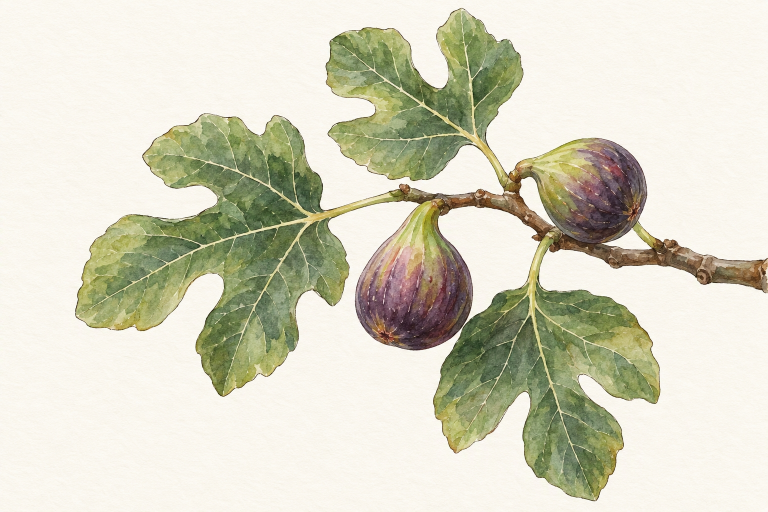
#> input picture assets/inbox/l2-fig-branch-v5.jpg, 1536 x 1024 px (shown at 1/2 size)
$ python v17_props_v5.py
#> lines starting #> are read from the running program, lines starting #| are printed output that depends on the picture; after the words box and inside, x2 and y2 are one past the last pixel; in counts of white or black regions, pixels touching at a corner belong together
#> in build, im is the input picture: PIL image 1536x1024 RGB; mean R, G, B 213.6, 212.2, 193
#!/usr/bin/env python3
"""Cut, tone and export the Copilot v5 and v6 props for the information page (2026-11-14).

owner: Tomas | review date: 2026-11-28
canonical path: projects/wedding-invite/comps/art/v17_props_v5.py
rollback: rm projects/wedding-invite/comps/art/v17_props_v5.py and its outputs in
comps/art/v17/ (fig-branch, wild-carrot, pebbles, fly-agaric, bee, peppers, lavender-l,
olive-twig-l .webp)

Usage: .venv/bin/python -I comps/art/v17_props_v5.py

Key (paper division, DESIGN-SPEC section 6): each painting lies on a flat paper or grey
ground. The ground is the median of the border; the picture is divided by it, so the
ground becomes white and a wash becomes its own transmittance p. Alpha is how far p is
from white (minus a small floor that drops paper grain), and the colour is un-mixed from
white, so soft wet edges stay soft and no paper film is left round the forms. Then: small
specks (soil crumbs) dropped, noise smoothed, saturation toned, blacks lifted to the page
ink, trimmed, resized to 2.3x to 3x the largest display width, WebP with a lossy alpha.

2026-11-14, Dolce Vita review (rsvp/comps/REVIEW-DOLCE-VITA.md): the pieces were cut for 5u to 26u
and read as stickers; they are re-exported for the new prop scale (the PIECES comment;
u = min(100vw, 440px) / 100). lavender-l and olive-twig-l are the face's own mattes
(assets/cutouts/), only resized, for the page foot and the RSVP head; the face keeps its own
smaller copies, so the first load is unchanged.
"""

import os

import cv2
import numpy as np
from PIL import Image, ImageEnhance

HERE = os.path.dirname(os.path.abspath(__file__))
INBOX = os.path.join(HERE, "..", "..", "assets", "inbox")
OUT = os.path.join(HERE, "v17")

# out name: (source, width px, saturation, mirror, speck area floor at full size)
# width: 2.4x to 2.8x the largest display (u at 440 px = 4.4 px), about 3x on a 390 phone:
# fig 64u, carrot 24u, fly agarics 30u, pebbles 30u, bee 12u, peppers 20u
PIECES = {
    "fig-branch": ("l2-fig-branch-v5.jpg", 640, 0.82, False, 400),
    "wild-carrot": ("f3-wild-carrot-v5.jpg", 300, 0.9, False, 120),
    "pebbles": ("r2-pebbles-v5.png", 330, 0.78, False, 400),
    "fly-agaric": ("m5-fly-agaric-v6.jpg", 340, 0.54, False, 700),
    "bee": ("b1-bee-v6.jpg", 150, 0.75, False, 700),
    "peppers": ("p1-peppers-v6.jpg", 230, 0.6, False, 700),
}
# WebP colour quality 82; the alpha is lossy at 70 (soft watercolour edges hide it), which
# halves the weight of the large pieces and keeps every piece at or under 50 KB
QUALITY, ALPHA_Q = 82, 70
# already matted art (the face's own), resized only: out name: (path under assets/, width px)
RESIZED = {
    "lavender-l": ("cutouts/lavender-cut.webp", 260),
    "olive-twig-l": ("cutouts/olive-twig-trailing-cut.webp", 150),
}
FLOOR, GAIN = 0.05, 1.7


def key(rgb):
    rgb = rgb.astype(np.float32)
    b = np.concatenate(
        [
            rgb[:12].reshape(-1, 3),
            rgb[-12:].reshape(-1, 3),
            rgb[:, :12].reshape(-1, 3),
            rgb[:, -12:].reshape(-1, 3),
        ]
    )
    ground = np.median(b, 0)
#> ground = [250, 247, 239]
    p = np.clip(rgb / ground, 0, 1)
    dark = 1 - p.min(-1)
    a = np.clip((dark - FLOOR) * GAIN / (1 - FLOOR), 0, 1)
    c = 1 - (1 - p) / np.maximum(a, 1e-3)[..., None]
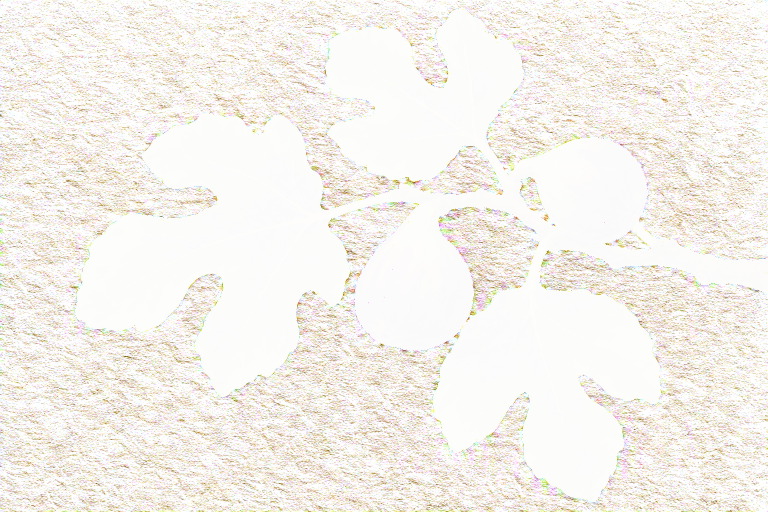
#> c: shape (1024, 1536, 3) float32 (shown at 1/2 size); mean R, G, B -0.839, -1.52, -2.56; drawn with min black and max white
    c = np.clip(c, 0, 1) * 255
    return c, a


def despeck(a, floor):
#> called with floor = 400
    n, lab, st, _ = cv2.connectedComponentsWithStats(np.uint8(a > 0.12))
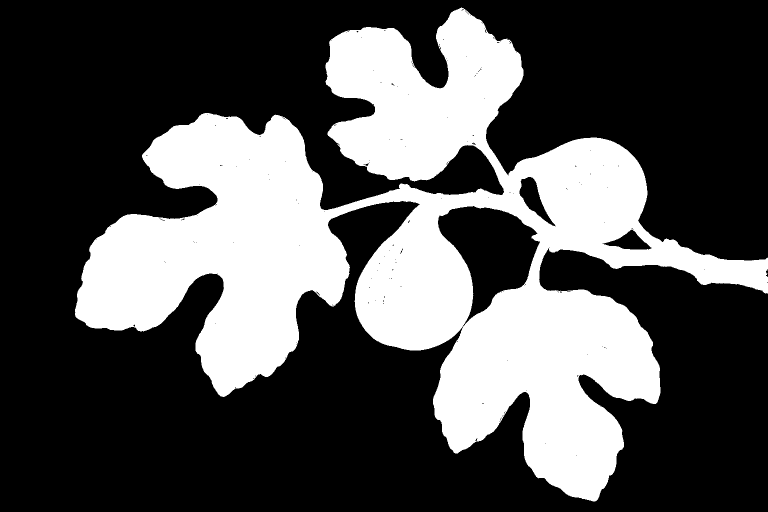
#> lab: shape (1024, 1536) int32 (shown at 1/2 size); values 0 (black) and 1 (white), 32.1% white; 1 white region, box (x1, y1, x2, y2) and area: (150, 15, 1536, 1003) 505168
#> n = 2; st = [[0, 0, 1536, 1024, 1067696], [150, 15, 1386, 988, 505168]]
    keep = np.zeros(n, bool)
#> keep = [False, False]
    keep[1:] = st[1:, cv2.CC_STAT_AREA] >= floor
    mask = cv2.dilate(np.uint8(keep[lab]), np.ones((9, 9), np.uint8)).astype(bool)
#> mask: shape (1024, 1536) bool; 35.2% white; 1 white region, box (x1, y1, x2, y2) and area: (146, 11, 1536, 1007) 553004
    return np.where(mask, a, 0)


def build(name, src, width, sat, mirror, floor):
    im = Image.open(os.path.join(INBOX, src)).convert("RGB")
    c, a = key(np.asarray(im))
    a = despeck(a, floor)
    # paper grain belongs to the page, not the asset (DESIGN-SPEC section 3)
    c = cv2.fastNlMeansDenoisingColored(np.uint8(c), None, 7, 7, 7, 21)
    rgb = Image.fromarray(c)
    rgb = ImageEnhance.Color(rgb).enhance(sat)
#> rgb: PIL image 1536x1024 RGB
    arr = np.asarray(rgb, np.float32)
    # lift the blacks: nothing darker than the page ink #3B2F25 (luminance about 48)
    lum = arr @ np.array([0.299, 0.587, 0.114], np.float32)
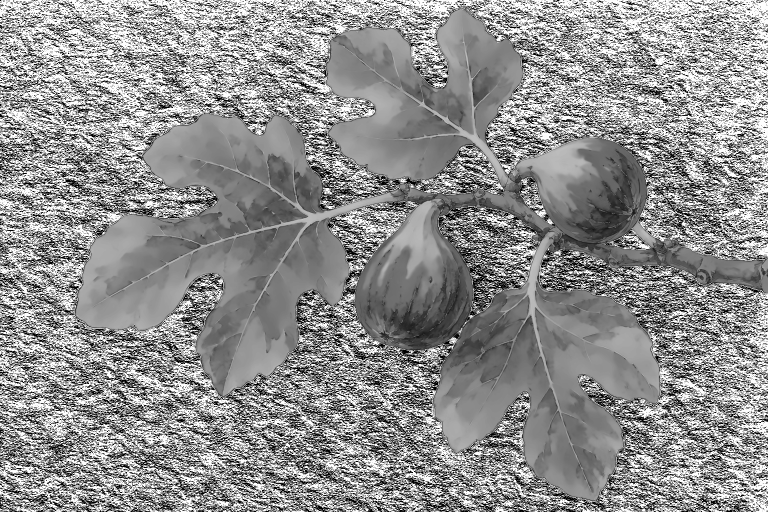
#> lum: shape (1024, 1536) float32 (shown at 1/2 size); min 0, max 254, mean 143.5
    lift = np.clip((48 - lum) / 48, 0, 1)[..., None]
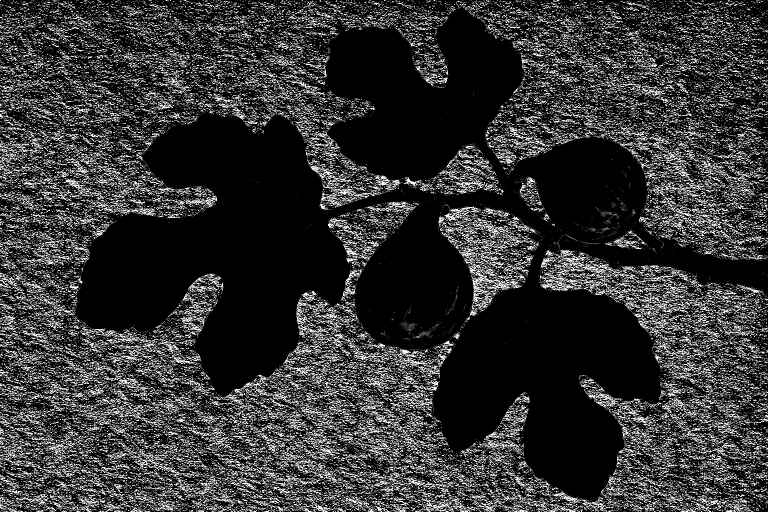
#> lift: shape (1024, 1536, 1) float32 (shown at 1/2 size); min 0, max 1, mean 0.2
    arr = arr * (1 - lift) + np.array([59, 47, 37], np.float32) * lift
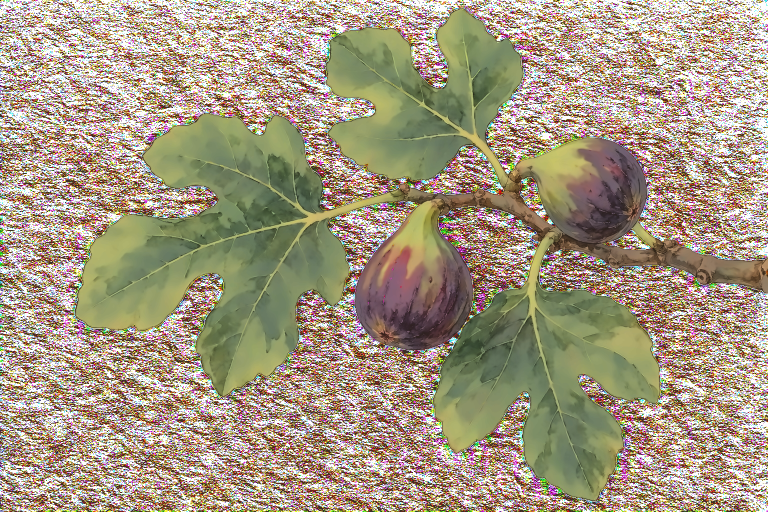
#> arr: shape (1024, 1536, 3) float32 (shown at 1/2 size); mean R, G, B 165.8, 152.4, 129.9
    out = Image.fromarray(np.uint8(np.clip(arr, 0, 255)))
    out.putalpha(Image.fromarray(np.uint8(a * 255)))
#> out: PIL image 1536x1024 RGBA
    ys, xs = np.nonzero(a > 0.03)
    out = out.crop((xs.min(), ys.min(), xs.max() + 1, ys.max() + 1))
#> out: PIL image 1386x988 RGBA
    if mirror:
        out = out.transpose(Image.FLIP_LEFT_RIGHT)
    h = round(out.height * width / out.width)
#> h = 456
    out = out.resize((width, h), Image.LANCZOS)
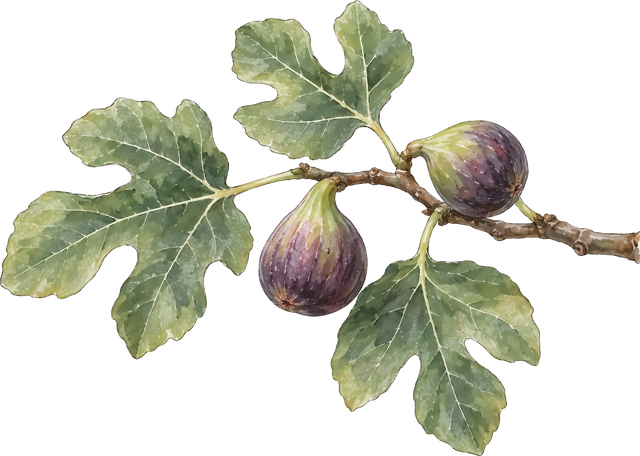
#> out: PIL image 640x456 RGBA; mean R, G, B, A 48.9, 50.2, 35.3, 84; transparent parts drawn white
    path = os.path.join(OUT, name + ".webp")
    out.save(path, "WEBP", quality=QUALITY, alpha_quality=ALPHA_Q, method=6)
    hsv = np.asarray(out.convert("RGB").convert("HSV"), np.float32)[..., 1] / 255
    al = np.asarray(out.getchannel("A")) > 128
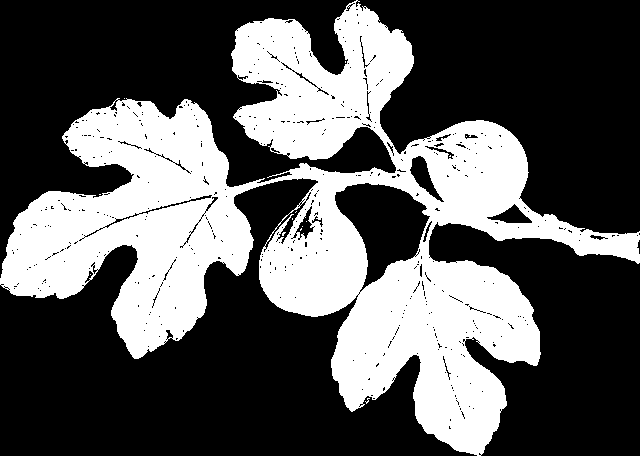
#> al: shape (456, 640) bool; 35.6% white; 14 white regions (13 under 20 px), largest, box (x1, y1, x2, y2) and area: (0, 0, 640, 456) 103729
    kb = os.path.getsize(path) // 1024
    print(f"{name}: {width}x{h} {kb} KB, p95 sat {np.percentile(hsv[al], 95):.2f}")
#| fig-branch: 640x456 60 KB, p95 sat 0.44


def resized(name, rel, width):
    """A cut-out that is already matted and toned (the face's own art): trim, resize, WebP."""
    out = Image.open(os.path.join(INBOX, "..", rel)).convert("RGBA")
    ys, xs = np.nonzero(np.asarray(out.getchannel("A")) > 6)
    out = out.crop((xs.min(), ys.min(), xs.max() + 1, ys.max() + 1))
    h = round(out.height * width / out.width)
    out = out.resize((width, h), Image.LANCZOS)
    path = os.path.join(OUT, name + ".webp")
    out.save(path, "WEBP", quality=QUALITY, alpha_quality=ALPHA_Q, method=6)
    print(f"{name}: {width}x{h} {os.path.getsize(path) // 1024} KB (resized only)")


if __name__ == "__main__":
    os.makedirs(OUT, exist_ok=True)
    for n, spec in PIECES.items():
        build(n, *spec)
#> pass 2 of the loop `for n, spec in PIECES.items():`:
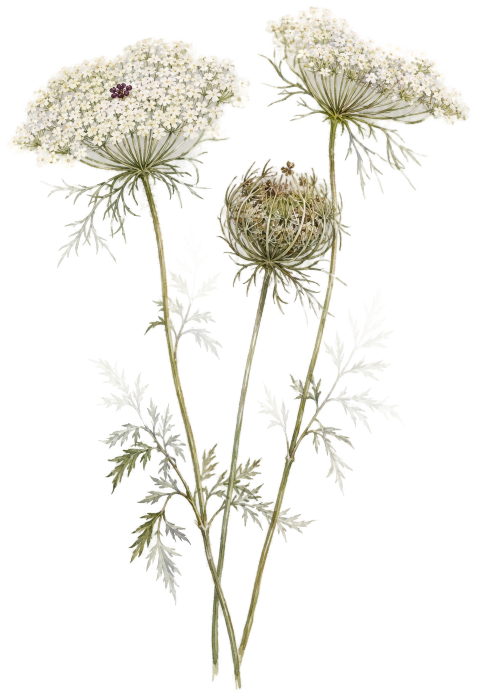
#> input picture assets/inbox/f3-wild-carrot-v5.webp, 953 x 1392 px, given in place of f3-wild-carrot-v5.jpg, which was not available (shown at 1/2 size)
#> in build (call 2), `im = Image.open(os.path.join(INBOX, src)).convert("RGB")`:
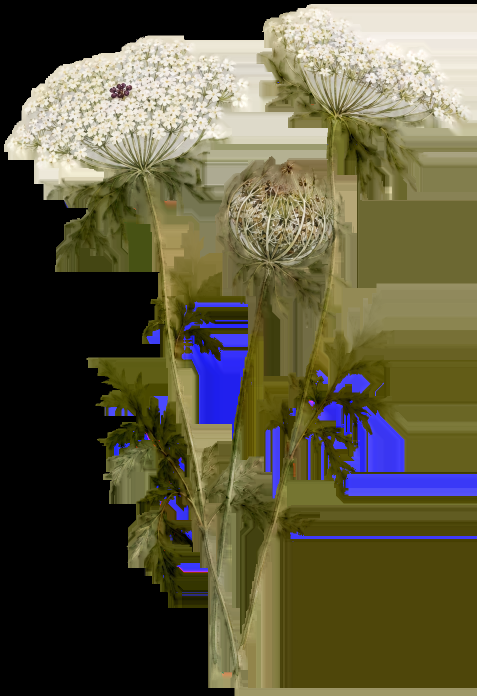
#> im: PIL image 953x1392 RGB (shown at 1/2 size); mean R, G, B 92.7, 88.6, 63.4
#> p: shape (1392, 953, 3) float32; 26.4% of the values are NaN or infinite; the others: min 1, max 1, mean 1
#> dark: shape (1392, 953) float32; 28.11% of the values are NaN or infinite; the others: min 0, max 0, mean 0
#> lab: shape (1392, 953) int32; every value is 0
#> mask: shape (1392, 953) bool; every value is 0
#> lum: shape (1392, 953) float32; values 0 (black) and 254 (white), 71.9% white; 801 black regions (690 under 20 px), largest, box (x1, y1, x2, y2) and area: (0, 0, 953, 1392) 345969, (604, 849, 953, 993) 3221, (356, 651, 496, 722) 2468
#> in build (call 2), `arr = arr * (1 - lift) + np.array([59, 47, 37], np.float32) * lift`:
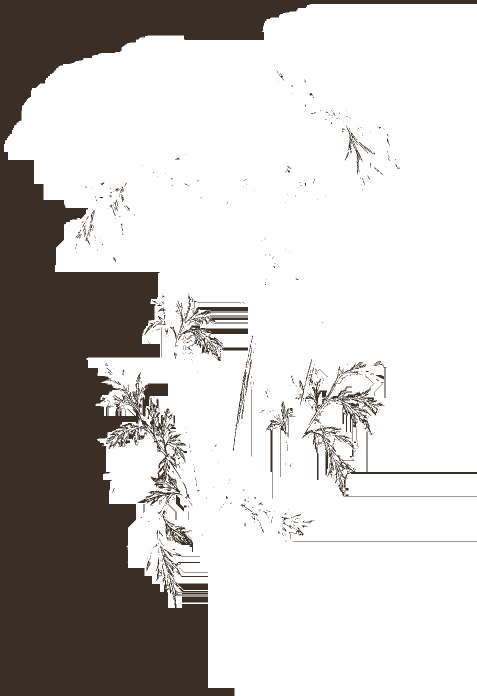
#> arr: shape (1392, 953, 3) float32 (shown at 1/2 size); mean R, G, B 201.2, 197.3, 193.5
#> ys = empty array
#> (the run stopped early here; a loop or call above may not have finished)
